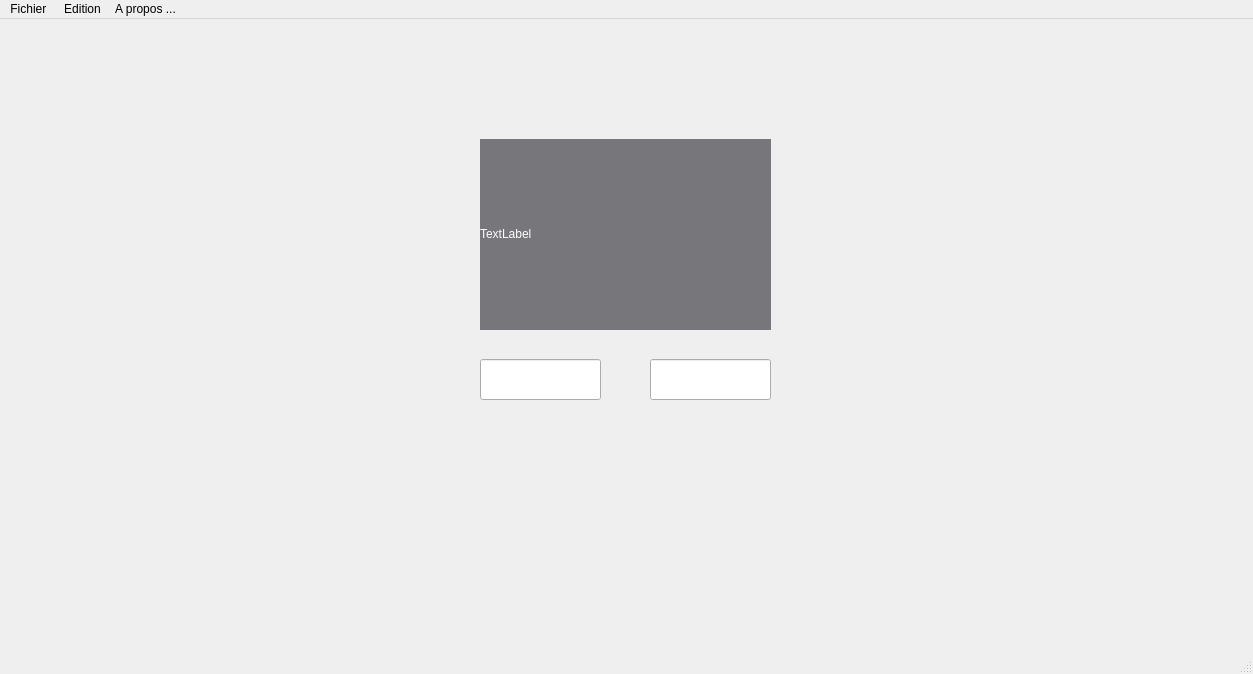
<?xml version="1.0" encoding="UTF-8"?>
<ui version="4.0">
 <class>MainWindow</class>
 <widget class="QMainWindow" name="MainWindow">
  <property name="enabled">
   <bool>true</bool>
  </property>
  <property name="geometry">
   <rect>
    <x>0</x>
    <y>0</y>
    <width>1253</width>
    <height>674</height>
   </rect>
  </property>
  <property name="windowTitle">
   <string>MainWindow</string>
  </property>
  <widget class="QWidget" name="centralwidget">
   <widget class="QLabel" name="label">
    <property name="geometry">
     <rect>
      <x>480</x>
      <y>120</y>
      <width>291</width>
      <height>191</height>
     </rect>
    </property>
    <property name="styleSheet">
     <string notr="true">background-color: rgb(119, 118, 123);
color: rgb(255, 255, 255);
font: 18pt &quot;Comic Sans MS&quot;;</string>
    </property>
    <property name="text">
     <string>TextLabel</string>
    </property>
    <property name="textFormat">
     <enum>Qt::RichText</enum>
    </property>
   </widget>
   <widget class="QLineEdit" name="lineEdit">
    <property name="geometry">
     <rect>
      <x>480</x>
      <y>340</y>
      <width>121</width>
      <height>41</height>
     </rect>
    </property>
    <property name="readOnly">
     <bool>true</bool>
    </property>
   </widget>
   <widget class="QLineEdit" name="lineEdit_2">
    <property name="geometry">
     <rect>
      <x>650</x>
      <y>340</y>
      <width>121</width>
      <height>41</height>
     </rect>
    </property>
    <property name="readOnly">
     <bool>true</bool>
    </property>
   </widget>
  </widget>
  <widget class="QMenuBar" name="menubar">
   <property name="geometry">
    <rect>
     <x>0</x>
     <y>0</y>
     <width>1253</width>
     <height>22</height>
    </rect>
   </property>
   <widget class="QMenu" name="menuFichier">
    <property name="title">
     <string>Fichier </string>
    </property>
    <addaction name="actionNouveau"/>
    <addaction name="actionEnregistrer"/>
    <addaction name="actionQuiter"/>
   </widget>
   <widget class="QMenu" name="menuEdition">
    <property name="title">
     <string>Edition</string>
    </property>
    <addaction name="actionGris"/>
    <addaction name="actionBlanc"/>
    <addaction name="actionAfficher"/>
    <addaction name="actionCopier"/>
    <addaction name="actionColler"/>
   </widget>
   <widget class="QMenu" name="menuA_propos">
    <property name="title">
     <string>A propos ...</string>
    </property>
    <addaction name="actionA_propos"/>
   </widget>
   <addaction name="menuFichier"/>
   <addaction name="menuEdition"/>
   <addaction name="menuA_propos"/>
  </widget>
  <widget class="QStatusBar" name="statusbar"/>
  <action name="actionNouveau">
   <property name="text">
    <string>Nouveau </string>
   </property>
  </action>
  <action name="actionEnregistrer">
   <property name="text">
    <string>Enregistrer </string>
   </property>
  </action>
  <action name="actionQuiter">
   <property name="text">
    <string>Quiter</string>
   </property>
  </action>
  <action name="actionGris">
   <property name="text">
    <string>Gris</string>
   </property>
  </action>
  <action name="actionBlanc">
   <property name="text">
    <string>Blanc</string>
   </property>
  </action>
  <action name="actionAfficher">
   <property name="text">
    <string>Afficher</string>
   </property>
  </action>
  <action name="actionCopier">
   <property name="enabled">
    <bool>true</bool>
   </property>
   <property name="text">
    <string>Copier</string>
   </property>
   <property name="visible">
    <bool>true</bool>
   </property>
   <property name="iconVisibleInMenu">
    <bool>true</bool>
   </property>
  </action>
  <action name="actionColler">
   <property name="enabled">
    <bool>false</bool>
   </property>
   <property name="text">
    <string>Coller</string>
   </property>
  </action>
  <action name="actionA_propos">
   <property name="text">
    <string>A propos ...</string>
   </property>
  </action>
 </widget>
 <resources/>
 <connections/>
</ui>
